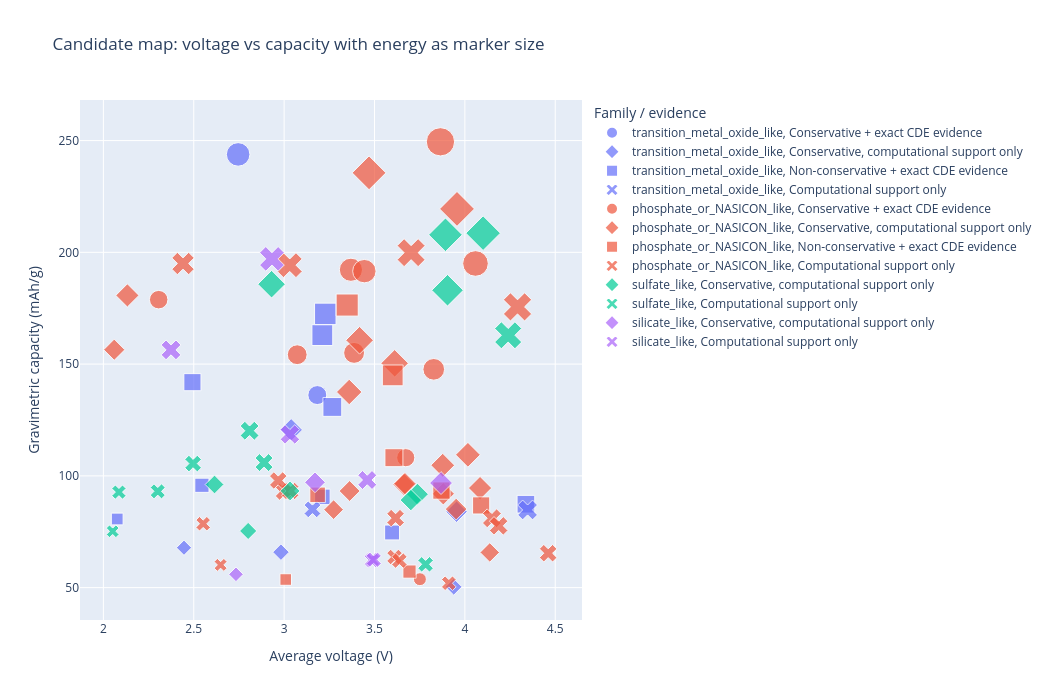
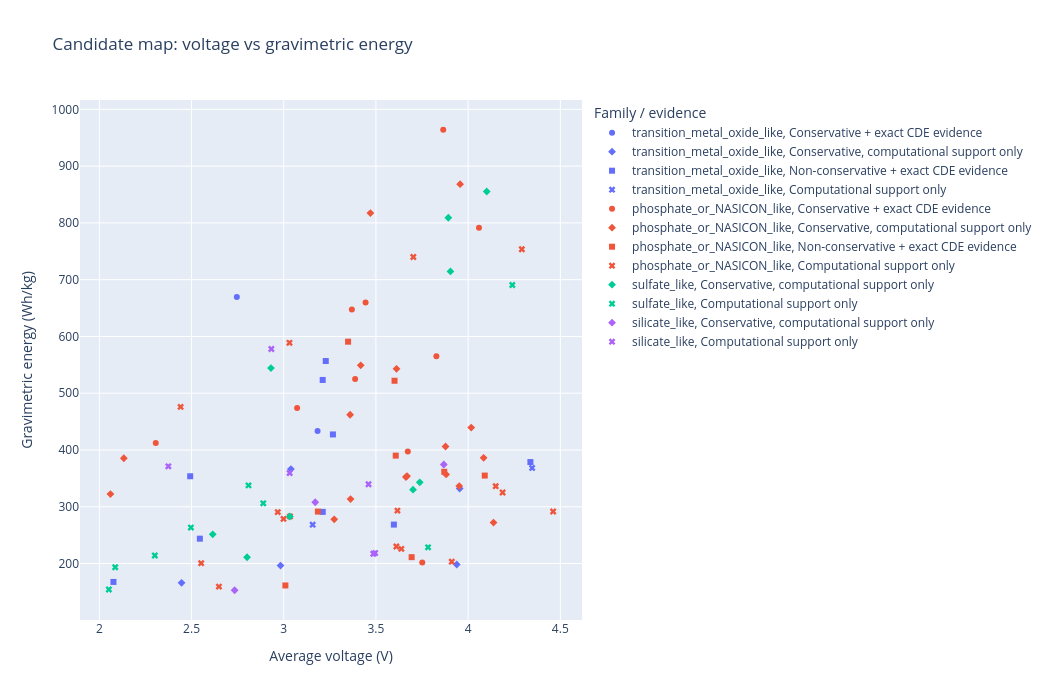

Here is the notebook cell these charts were saved with, in order:
### Markdown cell above
## Cell 9 — Candidate shortlist tables and maps

### Code cell
candidate_cols = [
    "mp_index", "battery_formula", "formula_discharge", "framework_formula", "preliminary_family",
    "average_voltage", "capacity_grav", "energy_grav", "max_delta_volume",
    "stability_charge", "stability_discharge", "mp_preliminary_score",
    "final_decision_support_score", "conservative_earth_abundant_candidate",
    "cde_exact_formula_match", "cde_total_doi_count", "cde_capacity_median",
    "cde_voltage_median", "cde_energy_median",
]
candidate_cols = [c for c in candidate_cols if c in df_candidate_unique.columns]

df_top20 = df_candidate_unique.sort_values(
    by=["conservative_earth_abundant_candidate", "cde_exact_formula_match", "final_decision_support_score"],
    ascending=[False, False, False],
)[candidate_cols].head(20).copy()
df_top20.insert(0, "rank", range(1, len(df_top20) + 1))
df_top20 = round_existing(df_top20, [
    "average_voltage", "capacity_grav", "energy_grav", "max_delta_volume",
    "stability_charge", "stability_discharge", "mp_preliminary_score",
    "final_decision_support_score", "cde_capacity_median", "cde_voltage_median", "cde_energy_median",
], 3)
save_table(df_top20, TABLE_DIR / "table_4_top20_candidate_shortlist_manuscript.csv")

df_top_conservative_cde = df_candidate_unique[
    (df_candidate_unique["conservative_earth_abundant_candidate"] == True)
    & (df_candidate_unique["cde_exact_formula_match"] == True)
].sort_values(by="final_decision_support_score", ascending=False).copy()
save_table(round_existing(df_top_conservative_cde[candidate_cols], [
    "average_voltage", "capacity_grav", "energy_grav", "mp_preliminary_score", "final_decision_support_score",
], 3), TABLE_DIR / "table_top_conservative_candidates_with_cde_evidence.csv")

df_candidate_map = df_candidate_unique.copy()
df_candidate_map["evidence_class"] = np.where(
    (df_candidate_map["conservative_earth_abundant_candidate"] == True) & (df_candidate_map["cde_exact_formula_match"] == True),
    "Conservative + exact CDE evidence",
    np.where(df_candidate_map["conservative_earth_abundant_candidate"] == True,
             "Conservative, computational support only",
             np.where(df_candidate_map["cde_exact_formula_match"] == True, "Non-conservative + exact CDE evidence", "Computational support only"))
)
map_cols = [c for c in [
    "mp_index", "battery_formula", "formula_discharge", "framework_formula", "preliminary_family",
    "average_voltage", "capacity_grav", "energy_grav", "max_delta_volume", "stability_charge",
    "stability_discharge", "mp_preliminary_score", "final_decision_support_score",
    "conservative_earth_abundant_candidate", "cde_exact_formula_match", "cde_total_doi_count", "evidence_class",
] if c in df_candidate_map.columns]
save_table(df_candidate_map[map_cols], FIG_DATA_DIR / "figure_data_candidate_voltage_capacity_energy_map.csv")

fig_candidate_map = px.scatter(
    df_candidate_map, x="average_voltage", y="capacity_grav", size="energy_grav",
    color="preliminary_family", symbol="evidence_class", hover_name="battery_formula",
    hover_data=["formula_discharge", "framework_formula", "energy_grav", "max_delta_volume", "stability_charge", "stability_discharge", "final_decision_support_score", "cde_total_doi_count"],
    title="Candidate map: voltage vs capacity with energy as marker size",
)
fig_candidate_map.update_layout(width=1050, height=700, xaxis_title="Average voltage (V)", yaxis_title="Gravimetric capacity (mAh/g)", legend_title="Family / evidence")
candidate_map_html_path = HTML_FIG_DIR / "figure_5_candidate_voltage_capacity_energy_map.html"
fig_candidate_map.write_html(candidate_map_html_path)
print("Saved:", candidate_map_html_path)

fig_energy_voltage = px.scatter(
    df_candidate_map, x="average_voltage", y="energy_grav", color="preliminary_family", symbol="evidence_class",
    hover_name="battery_formula", hover_data=["formula_discharge", "framework_formula", "capacity_grav", "final_decision_support_score", "cde_total_doi_count"],
    title="Candidate map: voltage vs gravimetric energy",
)
fig_energy_voltage.update_layout(width=1050, height=700, xaxis_title="Average voltage (V)", yaxis_title="Gravimetric energy (Wh/kg)", legend_title="Family / evidence")
energy_voltage_html_path = HTML_FIG_DIR / "figure_5b_candidate_voltage_energy_map.html"
fig_energy_voltage.write_html(energy_voltage_html_path)
print("Saved:", energy_voltage_html_path)

display(df_top20)
fig_candidate_map.show()
fig_energy_voltage.show()
